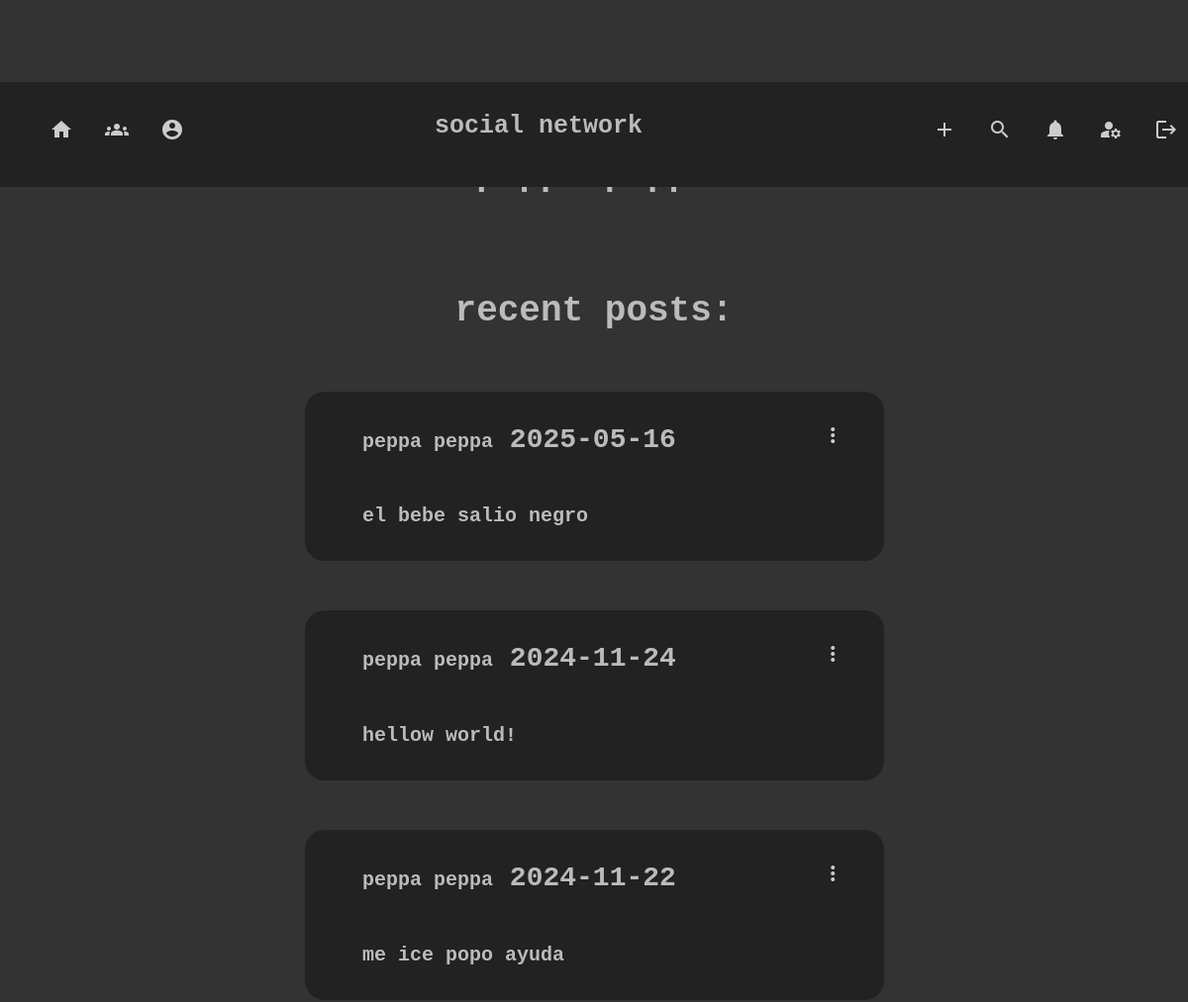
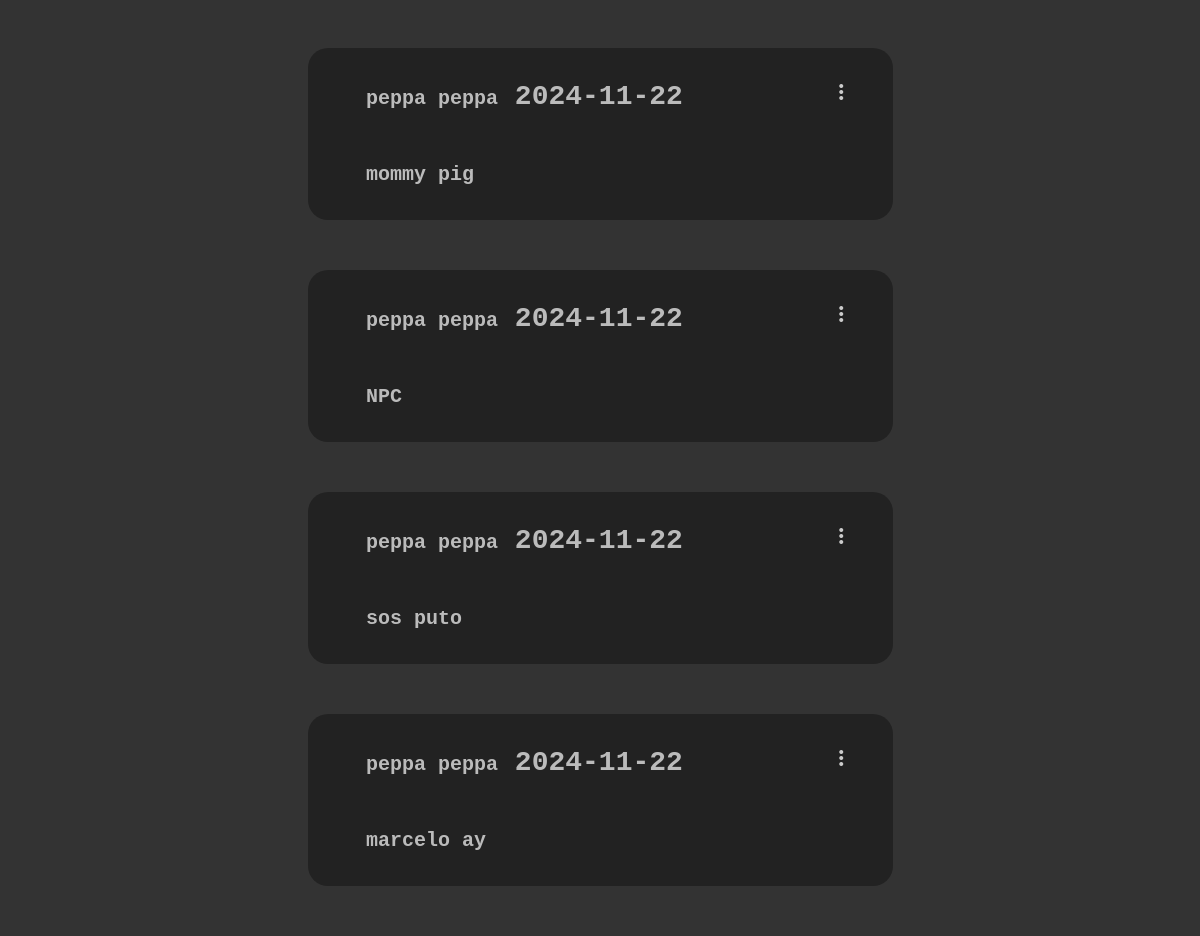
The app's page /homepage?username=peppa (signed in) with its own data (2 pictures, top to bottom).
### tables this page shows
CREATE TABLE 'posts' ('post_id' INTEGER PRIMARY KEY AUTOINCREMENT NOT NULL, 'body'  TEXT NOT NULL  , 'user_id'  INTEGER NOT NULL  , 'date'  DATETIME NOT NULL DEFAULT CURRENT_DATE  , 'likes' INTEGER NOT NULL DEFAULT 0, 'media' TEXT DEFAULT NULL, 'type' TEXT NOT NULL DEFAULT 'main', 'reference_post' INTEGER);

CREATE TABLE 'users' (id INTEGER PRIMARY KEY AUTOINCREMENT NOT NULL, name text NOT NULL, surname text NOT NULL, username text NOT NULL UNIQUE, password text NOT NULL, 'group_id' INTEGER);

### app.py (the view, shortened to what this page needs)
@app.route("/homepage", methods=["GET", "POST"])
@login_required
def homepage():
    username = request.args.get("username")
    commons = []
    their_friends = []
    if not username:
        return redirect("/")
    posts = db.execute(
        "select * from posts p join users s on s.id = p.user_id where username = ? order by post_id desc", username)
    select = db.execute("select * from users where username = ?", username)
    user = db.execute("select * from users where id = ?", session["user_id"])
    if select[0]["id"] != session["user_id"]:
        if select[0]["id"] < session["user_id"]:
            id = str(select[0]["id"])+"_"+str(session["user_id"])
            pos = "last"
        if select[0]["id"] > session["user_id"]:
            id = str(session["user_id"])+"_"+str(select[0]["id"])
            pos = "first"
        lengt = db.execute("select * from friends where id = ?", id)
        if len(lengt) != 0:
            length = lengt[0]["confirmation"]
            print(len(length), len(str(session["user_id"])) + 1)
            if len(length) == 1:
                friends = 0
            if len(length) == len(str(session["user_id"])) + 1:
                friends = 1
            if len(length) > len(str(session["user_id"])) + 1:
                friends = 2
            print(f"confirmation : {length} friend value : {friends}")
        if len(lengt) == 0:
            friends = 0
    else:
        friends = "NULL"
    if request.method == "GET":
        select = db.execute("select * from users where username = ?", username)
        session["foreign_user"] = username
        friend = db.execute(
            "select * from friends where confirmation like ?", "%" + str(session["user_id"]) + "%")
        my_friends = []
        for f in friend:
            if len(f["confirmation"]) > len(str(session["user_id"])) + 1:
                find_id = f["confirmation"].split("_")
                find_id.remove(str(session["user_id"]))
                friend_data = db.execute("select * from users where id = ?", find_id[0])
                my_friends.append(friend_data)
        friendship = db.execute(
            "select confirmation from friends where confirmation like ?", "%" + str(select[0]["id"]) + "%")
        for friendsh in friendship:
            stri = friendsh["confirmation"].split("_")
            stri.remove(str(select[0]["id"]))
            try:
                stri.index("")
            except ValueError:
                if stri[0] != str(session["user_id"]):
                    common = db.execute("select * from users where id = ?", stri[0])
                    their_friends.append(common)
                    for i in my_friends:
                        print("common[0]", common[0])
                        if common[0]["id"] == i[0]["id"]:
                            commons.append(common)
                            break
            else:
                continue
        print("commons", commons)
        return render_template("homepage.html", user=select, friends=friends, posts=posts, len=len(posts), commons=commons, len_commons=len(commons), their_friends=their_friends)

### templates/homepage.html (shortened to what this page needs)
{% extends "layout.html" %}
{% block main %}
{% if user%}
<div style = "text-align : center">
    <h2>{{ user[0]["name"] + " " + user[0]["surname"]}}</h2>
</div>
<div style = "text-align:center">
    <h2>
        recent posts:
    </h2>
</div>
<br>
<div class = "post-container">
    {% if len > 0 %}
    {% for post in posts %}
        <div class = "post">
            <div class ="post-head">
                <div class = "post-head-item">
                    <h3>
                        <a class = "link_username" href = "/homepage?username={{post['username']}}">{{ post["name"] }} {{ post["surname"] }}</a>
                        {{ post["date"] }}
                    </h3>
                </div>
                <div class = "post-head-item">
                    <a class = "link_username" href = "/post?post_id={{post['post_id']}}">
                        <i class="material-icons">more_vert</i>
                    </a>
                </div>
            </div>
            <h4 class = "post-body">
                <a class = "link_username" href = "/post?post_id={{post['post_id']}}">
                    {{ post["body"] }}
            </a>
            </h4>
        </div>
    {% endfor%}
{% endif %}
</div>
{%endif%}
{% endblock %}

### static/styles.css (style rules this page uses)
body { background-color: #333; color: #212529; font-size: 1rem; font-weight: 400; line-height: 1.5; margin: 0; text-align: left; }
.link_username { text-decoration: none; color : #bbb; }
h3 { font-family:"Geist Mono", monospace; font-size: 28px; color : #bbb; }
h4 { font-family:"Geist Mono", monospace; font-size: 22px; color : #bbb; }
h2 { font-family:"Geist Mono", monospace; font-size: 36px; color : #bbb; }
a { font-family:"Geist Mono", monospace; font-size: 20px; color : #bbb; }
.post-container { display:flex; flex-direction:column; background-color: #333; justify-content: center; }
.post { background-color:#222; width:50%; border-radius:20px; margin-left:25%; margin-bottom:50px; }
.post-head { display:flex; flex-direction:row; align-items:center; justify-content:space-between; color : #bbb; margin-left:10%; margin-right:5%; }
.post-body { margin-top:2%; margin-left:10%; margin-right:10%; color : #bbb; }
.post-head-item { left-margin:20%; }
.material-icons { margin-left:10px; margin-right:10px; color : #ccc; }

### records on screen
posts: name "peppa", surname "peppa", date "2025-05-16", body "el bebe salio negro"
posts: name "peppa", surname "peppa", date "2024-11-24", body "hellow world!"
posts: name "peppa", surname "peppa", date "2024-11-22", body "me ice popo ayuda"
posts: name "peppa", surname "peppa", date "2024-11-22", body "mommy pig"
posts: name "peppa", surname "peppa", date "2024-11-22", body "NPC"
posts: name "peppa", surname "peppa", date "2024-11-22", body "sos puto"
posts: name "peppa", surname "peppa", date "2024-11-22", body "marcelo ay"
